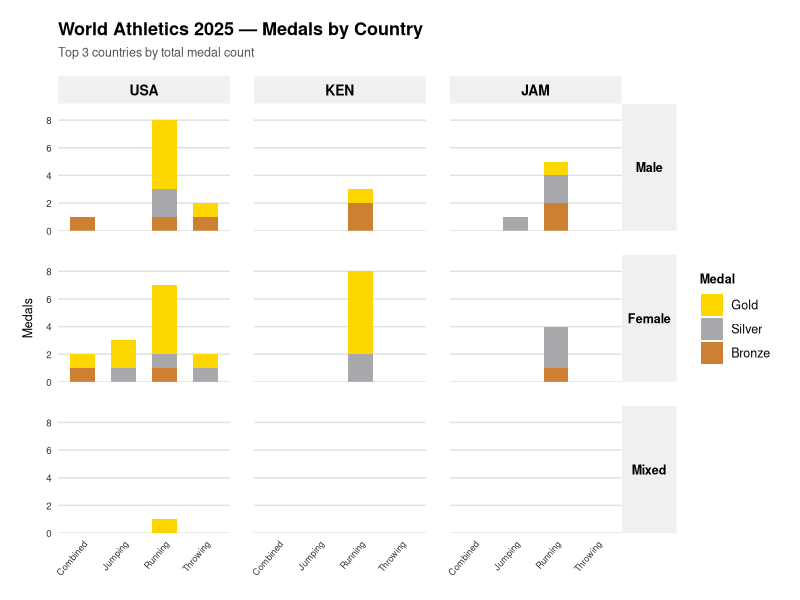

The R script that drew this image:
## ---- chunk 1
library(ggplot2)
library(dplyr)
library(tidyr)

# ── 1. Load data ──────────────────────────────────────────────────────────────
data <- read.csv("wac_2025_medalists.csv")

# ── 2. Prepare: event groups, gender labels, medal types ─────────────────────
data <- data |>
  mutate(
    EventGroup = case_when(
      EVENT %in% c("100M", "200M", "400M", "800M", "1500M",
                   "5000M", "10000M", "MARATHON",
                   "100M HURDLES", "110M HURDLES", "400M HURDLES",
                   "3000M STEEPLECHASE",
                   "4X100 METRES RELAY", "4X400 METRES RELAY",
                   "20 KILOMETRES RACE WALK", "35 KILOMETRES RACE WALK") ~ "Running",
      EVENT %in% c("HIGH JUMP", "LONG JUMP",
                   "TRIPLE JUMP", "POLE VAULT")                          ~ "Jumping",
      EVENT %in% c("SHOT PUT", "DISCUS THROW",
                   "HAMMER THROW", "JAVELIN THROW")                      ~ "Throwing",
      EVENT %in% c("DECATHLON", "HEPTATHLON")                           ~ "Combined",
      TRUE ~ "Other"
    ),
    GenderLabel = case_when(
      MIXED == 1    ~ "Mixed",
      GENDER == "M" ~ "Male",
      GENDER == "F" ~ "Female",
      TRUE          ~ as.character(GENDER)
    ),
    MedalType = case_when(
      POSITION == 1 ~ "Gold",
      POSITION == 2 ~ "Silver",
      POSITION == 3 ~ "Bronze",
      TRUE          ~ NA_character_
    )
  )

# ── 3. Keep medals only ───────────────────────────────────────────────────────
medals <- data |> filter(!is.na(MedalType))

# ── 4. Top 3 countries by total medal count ───────────────────────────────────
top3 <- medals |>
  group_by(COUNTRY) |>
  summarise(Total = n(), .groups = "drop") |>
  slice_max(Total, n = 3) |>
  pull(COUNTRY)

# ── 5. Build complete grid: every event × every gender × every country ─────── 
# This ensures all events appear even when a country won nothing in that event
all_events <- medals |>
  filter(COUNTRY %in% top3) |>
  pull(EVENT) |>
  unique() |>
  sort()

all_genders <- c("Male", "Female", "Mixed")

full_grid <- expand.grid(
  COUNTRY     = top3,
  GenderLabel = all_genders,
  EVENT       = all_events,
  MedalType   = c("Gold", "Silver", "Bronze"),
  stringsAsFactors = FALSE
)

# Aggregate actual medal counts
actual <- medals |>
  filter(COUNTRY %in% top3) |>
  group_by(COUNTRY, GenderLabel, EVENT, MedalType) |>
  summarise(Medals = n(), .groups = "drop")

# Join so missing combinations become 0
plot_data <- full_grid |>
  left_join(actual, by = c("COUNTRY", "GenderLabel", "EVENT", "MedalType")) |>
  replace_na(list(Medals = 0)) |>
  # Re-attach EventGroup for labelling
  left_join(
    data |> select(EVENT, EventGroup) |> distinct(),
    by = "EVENT"
  ) |>
  mutate(
    MedalType   = factor(MedalType,   levels = c("Gold", "Silver", "Bronze")),
    GenderLabel = factor(GenderLabel, levels = c("Male", "Female", "Mixed")),
    COUNTRY     = factor(COUNTRY,     levels = top3),
    EVENT       = factor(EVENT,       levels = all_events)
  )

# ── 6. Actual gold / silver / bronze colours ──────────────────────────────────
medal_colours <- c(
  "Gold"   = "#FFD700",
  "Silver" = "#A8A9AD",
  "Bronze" = "#CD7F32"
) # ── 7. Plot ───────────────────────────────────────────────────────────────────
ggplot(plot_data,
  aes(x = EventGroup, y = Medals, fill = MedalType)) +
  geom_col(width = 0.6, position = "stack") +
  # Equal column widths: fixed scales so every panel has the same x-axis
  facet_grid(
    rows = vars(GenderLabel),
    cols = vars(COUNTRY)
  ) +
  scale_fill_manual(values = medal_colours, name = "Medal") +
  scale_y_continuous(
    expand = expansion(mult = c(0, 0.15)),
    breaks = scales::pretty_breaks(n = 4)
  ) +
  labs(
    title = "World Athletics 2025 — Medals by Country",
    subtitle = "Top 3 countries by total medal count",
    x = NULL,
    y = "Medals"
  ) +
  theme_minimal(base_size = 11) +
  theme(
    # White background
    plot.background    = element_rect(fill = "white", colour = NA),
    panel.background   = element_rect(fill = "white", colour = NA),
    strip.background   = element_rect(fill = "#f0f0f0", colour = NA),

    # Grid lines — light grey horizontal only
    panel.grid.major.y = element_line(colour = "#e0e0e0"),
    panel.grid.major.x = element_blank(),
    panel.grid.minor   = element_blank(),

    # Panel spacing — adds visible gaps between facets
    panel.spacing.x    = unit(1.2, "lines"),
    panel.spacing.y    = unit(1.2, "lines"),

    # Black text
    text               = element_text(colour = "black"),
    axis.text          = element_text(colour = "#333333", size = 7),
    axis.text.x        = element_text(angle = 50, hjust = 1, size = 6.5),
    axis.title.y       = element_text(size = 9, margin = margin(r = 8)),
    strip.text.x       = element_text(face = "bold", colour = "black", size = 10),
    strip.text.y       = element_text(face = "bold", colour = "black", size = 9,
                                      angle = 0),

    # Title
    plot.title         = element_text(face = "bold", size = 13, colour = "black"),
    plot.subtitle      = element_text(size = 9, colour = "#555555",
                                      margin = margin(b = 12)),
    plot.margin        = margin(t = 16, r = 16, b = 16, l = 16),

    # Legend
    legend.position    = "right",
    legend.title       = element_text(face = "bold", size = 9),
    legend.text        = element_text(size = 9),
    legend.key         = element_rect(fill = "white", colour = NA)
  )
